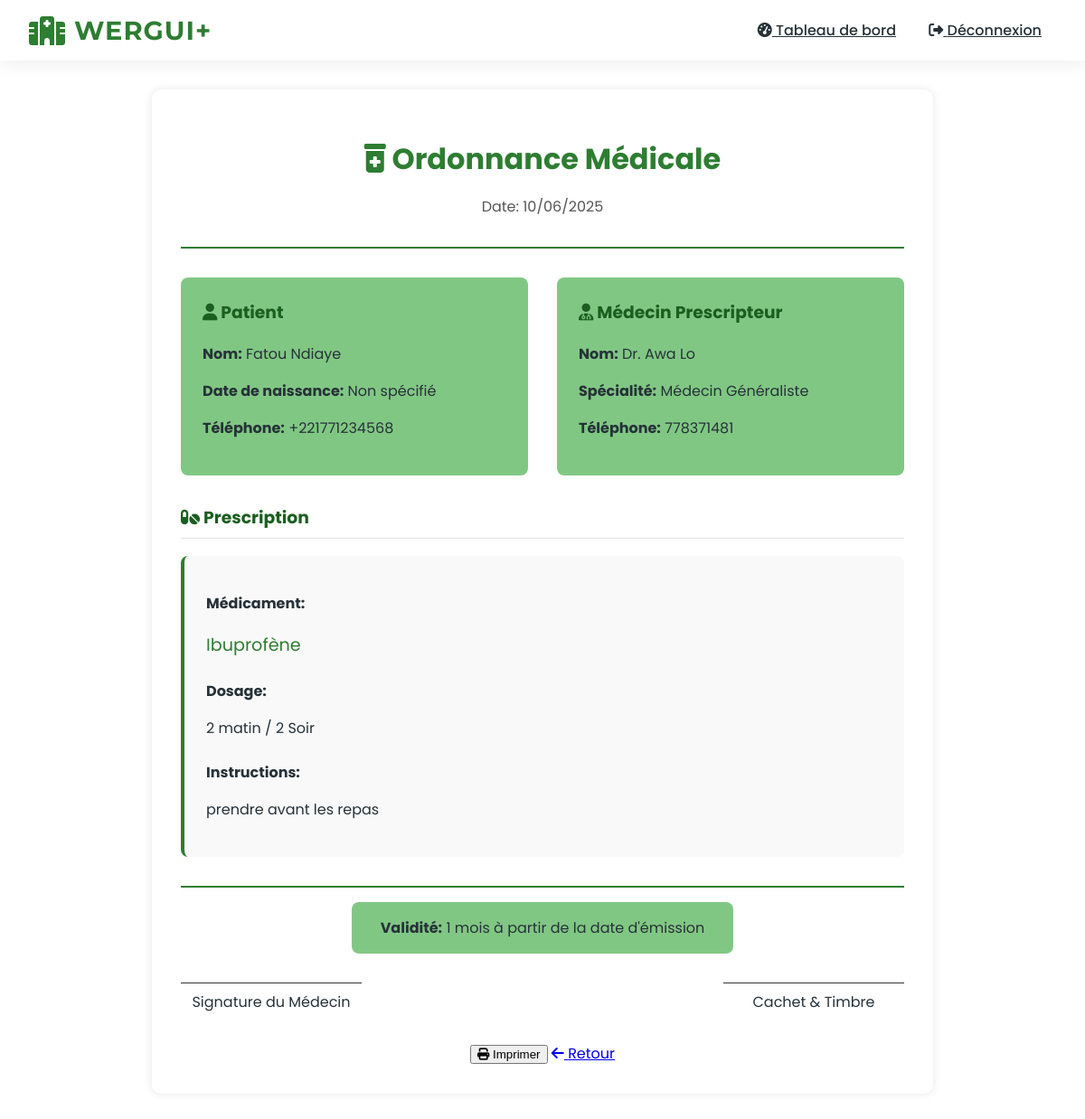
/doctor/print-prescription/1/ (signed in), run on the app's committed database.
### accounts/models.py (models this page shows, shortened)
class Prescription(models.Model):
    patient = models.ForeignKey(CustomUser, on_delete=models.CASCADE, related_name='prescriptions')
    doctor = models.ForeignKey(CustomUser, on_delete=models.CASCADE, related_name='issued_prescriptions')
    created_at = models.DateTimeField(auto_now_add=True)
    medication = models.TextField()
    dosage = models.TextField()
    instructions = models.TextField()
    is_dispensed = models.BooleanField(default=False)
    dispensed_by = models.ForeignKey(
        CustomUser,
        on_delete=models.SET_NULL,
        null=True,
        blank=True,
        related_name='dispensed_prescriptions'
    )
    dispensed_at = models.DateTimeField(null=True, blank=True)
    notes = models.TextField(blank=True)

class CustomUser(AbstractUser):
    ROLES = (
        ('DOCTOR', 'Médecin'),
        ('NURSE', 'Infirmier'),
        ('PHARMACIST', 'Pharmacien'),
        ('ADMIN', 'Administrateur'),
        ('PATIENT', 'Patient'),
    )
    role = models.CharField(max_length=15, choices=ROLES)
    phone_regex = RegexValidator(
        regex=r'^\+?1?\d{9,15}$',
        message="Le numéro de téléphone doit être au format: '+221771234567'."
    )
    phone_number = models.CharField(validators=[phone_regex], max_length=17, unique=True)
    is_verified = models.BooleanField(default=False)
    mfa_code = models.CharField(max_length=6, null=True, blank=True)
    mfa_code_created_at = models.DateTimeField(null=True, blank=True)
    groups = models.ManyToManyField(
        'auth.Group',
        verbose_name='groups',
        blank=True,
        help_text='The groups this user belongs to.',
        related_name="customuser_set",
        related_query_name="user",
    )
    user_permissions = models.ManyToManyField(
        'auth.Permission',
        verbose_name='user permissions',
        blank=True,
        help_text='Specific permissions for this user.',
        related_name="customuser_set",
        related_query_name="user",
    )

### accounts/views.py (the view)
# urls.py: path('doctor/print-prescription/<int:prescription_id>/', views.print_prescription, name='print_prescription'),
@login_required
@role_required('DOCTOR', 'PHARMACIST')
def print_prescription(request, prescription_id):
    prescription = get_object_or_404(Prescription, id=prescription_id)
    if request.user.role == 'DOCTOR' and prescription.doctor != request.user:
        messages.error(request, "Vous n'avez pas accès à cette prescription.")
        return redirect('view_prescriptions')
    AuditLog.objects.create(
        user=request.user,
        action='VIEW',
        model='Prescription',
        object_id=prescription.id,
        details=f"Impression prescription pour {prescription.patient.get_full_name()}",
        ip_address=get_client_ip(request)
    )
    context = {
        'prescription': prescription,
        'patient': prescription.patient,
        'doctor': prescription.doctor,
    }
    return render(request, 'accounts/doctor/print_prescription.html', context)

### accounts/views.py (called while the page is built)
def role_required(*roles):
    def decorator(view_func):
        @wraps(view_func)
        def _wrapped_view(request, *args, **kwargs):
            if request.user.role not in roles:
                messages.error(request, "Vous n'avez pas la permission d'accéder à cette page.")
                return redirect('dashboard')
            return view_func(request, *args, **kwargs)
        return _wrapped_view
    return decorator

def get_client_ip(request):
    x_forwarded_for = request.META.get('HTTP_X_FORWARDED_FOR')
    if x_forwarded_for:
        ip = x_forwarded_for.split(',')[0]
    else:
        ip = request.META.get('REMOTE_ADDR')
    return ip

### accounts/templates/accounts/doctor/print_prescription.html (shortened to what this page needs)
{% extends "base.html" %}
{% block content %}
<div class="prescription-container" style="background: white; padding: 2rem; border-radius: 10px; box-shadow: 0 0 10px rgba(0,0,0,0.1); max-width: 800px; margin: 0 auto;">
    <div class="prescription-header" style="text-align: center; margin-bottom: 2rem; border-bottom: 2px solid var(--medical-green); padding-bottom: 1rem;">
        <h1 style="color: var(--medical-green); margin-bottom: 0.5rem;">
            <i class="fas fa-prescription-bottle-alt"></i> Ordonnance Médicale
        </h1>
        <p style="color: #555;">Date: {{ prescription.created_at|date:"d/m/Y" }}</p>
    </div>
    <div class="prescription-body" style="display: grid; grid-template-columns: 1fr 1fr; gap: 2rem; margin-bottom: 2rem;">
        <div class="patient-info" style="background-color: var(--green-light); padding: 1.5rem; border-radius: 8px;">
            <h3 style="color: var(--green-dark); margin-top: 0;">
                <i class="fas fa-user"></i> Patient
            </h3>
            <p><strong>Nom:</strong> {{ patient.get_full_name }}</p>
            <p><strong>Date de naissance:</strong> {{ patient.birth_date|date:"d/m/Y"|default:"Non spécifié" }}</p>
            <p><strong>Téléphone:</strong> {{ patient.phone_number }}</p>
        </div>
        <div class="doctor-info" style="background-color: var(--green-light); padding: 1.5rem; border-radius: 8px;">
            <h3 style="color: var(--green-dark); margin-top: 0;">
                <i class="fas fa-user-md"></i> Médecin Prescripteur
            </h3>
            <p><strong>Nom:</strong> Dr. {{ doctor.get_full_name }}</p>
            <p><strong>Spécialité:</strong> Médecin Généraliste</p>
            <p><strong>Téléphone:</strong> {{ doctor.phone_number }}</p>
        </div>
    </div>
    <div class="prescription-details" style="margin-bottom: 2rem;">
        <h3 style="color: var(--green-dark); border-bottom: 1px solid #e0e0e0; padding-bottom: 0.5rem;">
            <i class="fas fa-pills"></i> Prescription
        </h3>
        <div style="background-color: #f9f9f9; padding: 1.5rem; border-radius: 8px; border-left: 4px solid var(--medical-green);">
            <div style="margin-bottom: 1.5rem;">
                <p style="margin-bottom: 0.5rem;"><strong>Médicament:</strong></p>
                <p style="font-size: 1.2rem; color: var(--medical-green);">{{ prescription.medication }}</p>
            </div>
            <div style="margin-bottom: 1.5rem;">
                <p style="margin-bottom: 0.5rem;"><strong>Dosage:</strong></p>
                <p>{{ prescription.dosage }}</p>
            </div>
            <div>
                <p style="margin-bottom: 0.5rem;"><strong>Instructions:</strong></p>
                <p>{{ prescription.instructions|linebreaks }}</p>
            </div>
        </div>
    </div>
    <div class="prescription-footer" style="text-align: center; margin-top: 2rem; padding-top: 1rem; border-top: 2px solid var(--medical-green);">
        <div style="display: inline-block; padding: 1rem 2rem; background-color: var(--green-light); border-radius: 8px;">
            <p style="margin: 0;"><strong>Validité:</strong> 1 mois à partir de la date d'émission</p>
        </div>
        <div style="margin-top: 2rem; display: flex; justify-content: space-between; align-items: center;">
            <div style="width: 200px; border-top: 1px solid #333; text-align: center; padding-top: 0.5rem;">
                <p style="margin: 0;">Signature du Médecin</p>
            </div>
            <div style="width: 200px; border-top: 1px solid #333; text-align: center; padding-top: 0.5rem;">
                <p style="margin: 0;">Cachet & Timbre</p>
            </div>
        </div>
    </div>
    <div class="print-actions" style="margin-top: 2rem; text-align: center;">
        <button onclick="window.print()" class="btn-pharmacist">
            <i class="fas fa-print"></i> Imprimer
        </button>
        <a href="{% url 'view_prescriptions' %}" class="btn-pharmacist-outline">
            <i class="fas fa-arrow-left"></i> Retour
        </a>
    </div>
</div>
{% endblock %}

### templates/base.html (style rules this page uses)
:root { --medical-green: #2E7D32; --green-dark: #1B5E20; --green-light: #81C784; --white: #FFFFFF; --gray-light: #FAFAFA; --text-dark: #263238; }
body { font-family: 'Poppins', sans-serif; background-color: var(--white); color: var(--text-dark); margin: 0; overflow-x: hidden; }

### data on the page
Prescription: created_at "10/06/2025", medication "Ibuprofène", dosage "2 matin / 2 Soir", instructions "prendre avant les repas"
CustomUser: get_full_name "Fatou Ndiaye", phone_number "+221771234568"
CustomUser: get_full_name "Awa Lo", phone_number "778371481"

### other printed values
{{ patient.birth_date|date:"d/m/Y"|default:"Non spécifié" }} "Non spécifié"
